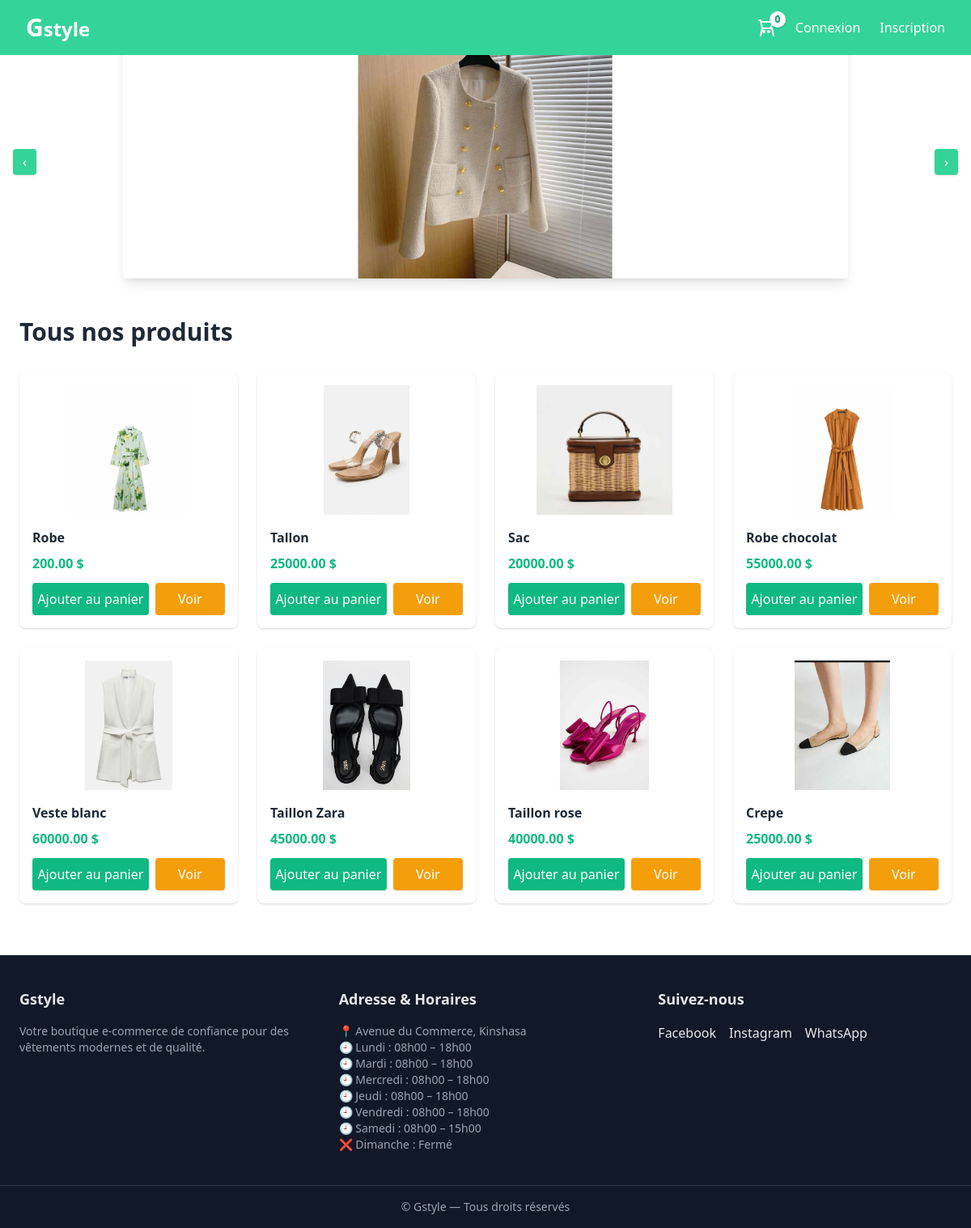
Screenshot of /products/ with the database file from the repository.
### products/models.py (models this page shows, shortened)
class Produit(models.Model):
    nom = models.CharField(max_length=200)
    description = models.TextField()
    prix = models.DecimalField(max_digits=10, decimal_places=2)
    image = models.ImageField(upload_to='products/')
    stock = models.PositiveIntegerField(default=0)
    est_populaire = models.BooleanField(default=False)
    categorie = models.ForeignKey(Categorie, on_delete=models.SET_NULL, null=True, blank=True)

### products/views.py (the view)
# urls.py: path('', views.product_list, name='list_products'),
def product_list(request):
    produits = Produit.objects.all()
    context = {
        "produits": produits
    }
    return render(request, 'products/list_products.html', context)

### panier/context_processors.py (called while the page is built)
def panier_context(request):
    if request.user.is_authenticated:
        panier, _ = Panier.objects.get_or_create(user=request.user)
        return {'panier': panier}
    return {'panier': None}

### products/templates/products/list_products.html (shortened to what this page needs)
{% extends "base.html" %}
{% load static %}
{% block content %}
<h1 class="text-3xl font-bold text-gray-800 mb-8">
    Tous nos produits
</h1>
<div class="grid grid-cols-1 sm:grid-cols-2 md:grid-cols-4 gap-6">
        {% for prod in produits %}
        <div class="bg-white rounded-lg shadow hover:shadow-lg transition p-4">
            <img src="{{ prod.image.url }}" class="h-40 w-full object-contain" alt="{{ prod.nom }}">
            <h3 class="mt-4 font-semibold text-gray-800">{{ prod.nom }}</h3>
            <p class="text-green-500 font-bold mt-2">{{ prod.prix }} $</p>
            <div class="flex gap-2">
                <a href="{% url 'add_to_cart' prod.id %}" class="w-60 mt-3 bg-green-500 text-white text-center py-2 rounded hover:bg-green-600 transition">
                Ajouter au panier
            </a>
            <a href="{% url 'products:detail' prod.id %}" class="w-36 mt-3 bg-yellow-500 text-white text-center py-2 rounded hover:bg-yellow-600 transition">Voir</a>
            </div>
        </div>
    {% empty %}
    <p>Aucun produit disponible pour le moment.</p>
    {% endfor %}
</div>
{% endblock %}

### rows the page displays
Produit: image (picture), nom "Robe", prix "200.00"
Produit: image (picture), nom "Tallon", prix "25000.00"
Produit: image (picture), nom "Sac", prix "20000.00"
Produit: image (picture), nom "Robe chocolat", prix "55000.00"
Produit: image (picture), nom "Veste blanc", prix "60000.00"
Produit: image (picture), nom "Taillon Zara", prix "45000.00"
Produit: image (picture), nom "Taillon rose", prix "40000.00"
Produit: image (picture), nom "Crepe", prix "25000.00"

### other values shown
{{ panier.total_items|default:0 }} "0"
